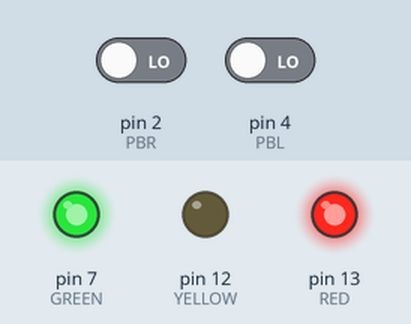
Simulated run of this sketch. Board: Arduino Uno, built with avr-gcc and run on an emulated ATmega328P. Shown: output pins drawn as LEDs (lit = HIGH). Inputs (shaded band) come from the test bench; at power-on: pin 4 (PBL) LOW, pin 2 (PBR) LOW.

Above: at 0.8 s.
0.9 s: pin 4 (PBL) driven HIGH
At 2.3 s:
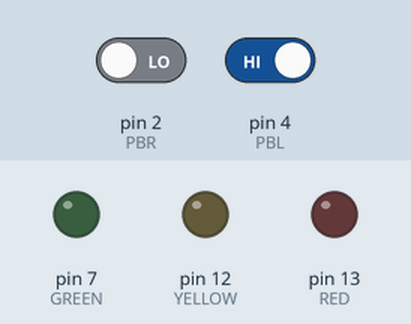
Timing chart, 0 to 3.9 s (numbered marks = the images above; inputs shaded):
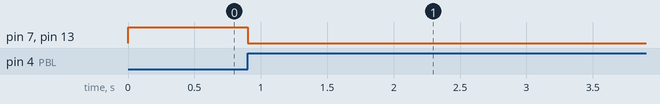

The sketch:

led_robotics.ino
```cpp
#define GREEN 7 // defines pins for diffrent leds
#define YELLOW 12
#define RED 13

#define PBL 4 // defines pins for L and R push buttons
#define PBR 2

//sets leds at the beginning
void setLEDs(int green_state, int yellow_state, int red_state) {
  if (green_state == 0) {
    digitalWrite(GREEN, LOW);
  } else {
    digitalWrite(GREEN, HIGH);
  }
  if (yellow_state == 0) {
    digitalWrite(YELLOW, LOW);
  } else {
    digitalWrite(YELLOW, HIGH);
  }
  if (red_state == 0) {
    digitalWrite(RED, LOW);
  } else {
    digitalWrite(RED, HIGH);
  }

}

void setup() {

  pinMode(7, OUTPUT);
  pinMode(12, OUTPUT);
  pinMode(13, OUTPUT);

    while (digitalRead(PBL) == HIGH) {}
    while (digitalRead(PBL) == LOW) {
      setLEDs(1,0,1);
    }

   while (digitalRead(PBR) == HIGH) {}
    while (digitalRead(PBR) == LOW) {
      setLEDs(0,0,0);
    }


}

void loop() {

   while (digitalRead(PBL) == HIGH) {}
    while (digitalRead(PBL) == LOW) {
      setLEDs(1,0,1);
    }

   while (digitalRead(PBR) == HIGH) {}
    while (digitalRead(PBR) == LOW) {
      setLEDs(0,0,0);
    }

}
```

Measured:
- after the input at 0.9 s, pin 7 (GREEN), pin 13 (RED): HIGH → LOW at once
